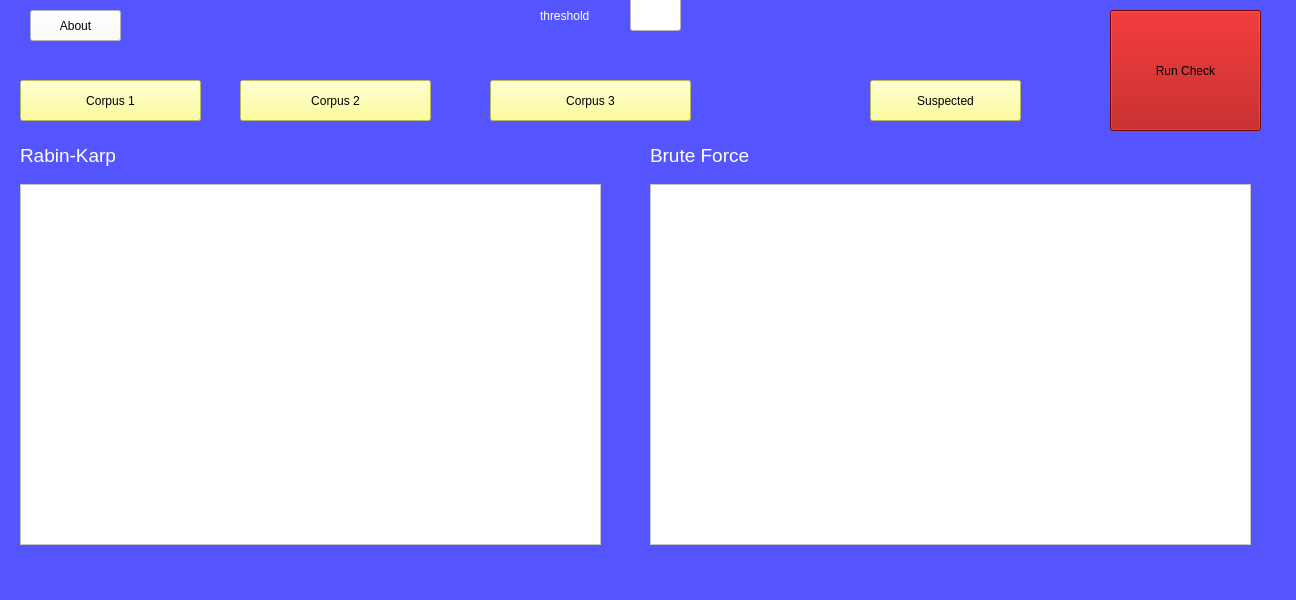
<?xml version="1.0" encoding="UTF-8"?>
<ui version="4.0">
 <class>MainWindow</class>
 <widget class="QMainWindow" name="MainWindow">
  <property name="geometry">
   <rect>
    <x>0</x>
    <y>0</y>
    <width>1296</width>
    <height>600</height>
   </rect>
  </property>
  <property name="windowTitle">
   <string>MainWindow</string>
  </property>
  <property name="styleSheet">
   <string notr="true">background-color: rgb(85, 85, 255);</string>
  </property>
  <widget class="QWidget" name="centralwidget">
   <widget class="QPushButton" name="pushButton">
    <property name="geometry">
     <rect>
      <x>20</x>
      <y>80</y>
      <width>181</width>
      <height>41</height>
     </rect>
    </property>
    <property name="styleSheet">
     <string notr="true">background-color: rgb(255, 255, 127);
font: 14pt &quot;Segoe UI&quot;;</string>
    </property>
    <property name="text">
     <string>Corpus 1</string>
    </property>
   </widget>
   <widget class="QPushButton" name="pushButton_2">
    <property name="geometry">
     <rect>
      <x>240</x>
      <y>80</y>
      <width>191</width>
      <height>41</height>
     </rect>
    </property>
    <property name="styleSheet">
     <string notr="true">font: 14pt &quot;Segoe UI&quot;;
background-color: rgb(255, 255, 127);</string>
    </property>
    <property name="text">
     <string>Corpus 2</string>
    </property>
   </widget>
   <widget class="QPushButton" name="pushButton_3">
    <property name="geometry">
     <rect>
      <x>490</x>
      <y>80</y>
      <width>201</width>
      <height>41</height>
     </rect>
    </property>
    <property name="styleSheet">
     <string notr="true">background-color: rgb(255, 255, 255);
background-color: rgb(255, 255, 127);
font: 14pt &quot;Segoe UI&quot;;</string>
    </property>
    <property name="text">
     <string>Corpus 3</string>
    </property>
   </widget>
   <widget class="QPushButton" name="pushButton_4">
    <property name="geometry">
     <rect>
      <x>870</x>
      <y>80</y>
      <width>151</width>
      <height>41</height>
     </rect>
    </property>
    <property name="styleSheet">
     <string notr="true">font: 14pt &quot;Segoe UI&quot;;
background-color: rgb(255, 255, 127);</string>
    </property>
    <property name="text">
     <string>Suspected</string>
    </property>
   </widget>
   <widget class="QTextEdit" name="textEdit">
    <property name="geometry">
     <rect>
      <x>20</x>
      <y>184</y>
      <width>581</width>
      <height>361</height>
     </rect>
    </property>
    <property name="styleSheet">
     <string notr="true">background-color: rgb(255, 255, 255);</string>
    </property>
   </widget>
   <widget class="QLineEdit" name="lineEdit">
    <property name="geometry">
     <rect>
      <x>630</x>
      <y>-10</y>
      <width>51</width>
      <height>41</height>
     </rect>
    </property>
    <property name="styleSheet">
     <string notr="true">background-color: rgb(255, 255, 255);</string>
    </property>
   </widget>
   <widget class="QLabel" name="label">
    <property name="geometry">
     <rect>
      <x>540</x>
      <y>0</y>
      <width>81</width>
      <height>31</height>
     </rect>
    </property>
    <property name="styleSheet">
     <string notr="true">color: rgb(255, 255, 255);
font: 12pt &quot;Segoe UI&quot;;</string>
    </property>
    <property name="text">
     <string>threshold</string>
    </property>
   </widget>
   <widget class="QPushButton" name="pushButton_5">
    <property name="geometry">
     <rect>
      <x>1110</x>
      <y>10</y>
      <width>151</width>
      <height>121</height>
     </rect>
    </property>
    <property name="styleSheet">
     <string notr="true">background-color: rgb(0, 0, 0);
font: 14pt &quot;Segoe UI&quot;;
background-color: rgb(170, 0, 0);</string>
    </property>
    <property name="text">
     <string>Run Check</string>
    </property>
   </widget>
   <widget class="QTextEdit" name="textEdit_2">
    <property name="geometry">
     <rect>
      <x>650</x>
      <y>184</y>
      <width>601</width>
      <height>361</height>
     </rect>
    </property>
    <property name="styleSheet">
     <string notr="true">background-color: rgb(255, 255, 255);</string>
    </property>
   </widget>
   <widget class="QPushButton" name="pushButton_6">
    <property name="geometry">
     <rect>
      <x>30</x>
      <y>10</y>
      <width>91</width>
      <height>31</height>
     </rect>
    </property>
    <property name="styleSheet">
     <string notr="true">background-color: rgb(255, 255, 255);</string>
    </property>
    <property name="text">
     <string>About</string>
    </property>
   </widget>
   <widget class="QLabel" name="label_2">
    <property name="geometry">
     <rect>
      <x>20</x>
      <y>140</y>
      <width>131</width>
      <height>31</height>
     </rect>
    </property>
    <property name="font">
     <font>
      <pointsize>14</pointsize>
     </font>
    </property>
    <property name="styleSheet">
     <string notr="true">color: rgb(255, 255, 255);</string>
    </property>
    <property name="text">
     <string>Rabin-Karp</string>
    </property>
   </widget>
   <widget class="QLabel" name="label_3">
    <property name="geometry">
     <rect>
      <x>650</x>
      <y>140</y>
      <width>131</width>
      <height>31</height>
     </rect>
    </property>
    <property name="font">
     <font>
      <pointsize>14</pointsize>
     </font>
    </property>
    <property name="styleSheet">
     <string notr="true">color: rgb(255, 255, 255);</string>
    </property>
    <property name="text">
     <string>Brute Force</string>
    </property>
   </widget>
   <widget class="QLabel" name="label_4">
    <property name="geometry">
     <rect>
      <x>1150</x>
      <y>150</y>
      <width>101</width>
      <height>20</height>
     </rect>
    </property>
    <property name="text">
     <string/>
    </property>
   </widget>
   <widget class="QLabel" name="label_5">
    <property name="geometry">
     <rect>
      <x>980</x>
      <y>150</y>
      <width>101</width>
      <height>20</height>
     </rect>
    </property>
    <property name="text">
     <string/>
    </property>
   </widget>
   <widget class="QLabel" name="label_6">
    <property name="geometry">
     <rect>
      <x>800</x>
      <y>150</y>
      <width>111</width>
      <height>20</height>
     </rect>
    </property>
    <property name="text">
     <string/>
    </property>
   </widget>
  </widget>
  <widget class="QMenuBar" name="menubar">
   <property name="geometry">
    <rect>
     <x>0</x>
     <y>0</y>
     <width>1296</width>
     <height>26</height>
    </rect>
   </property>
  </widget>
  <widget class="QStatusBar" name="statusbar"/>
 </widget>
 <resources/>
 <connections/>
</ui>
